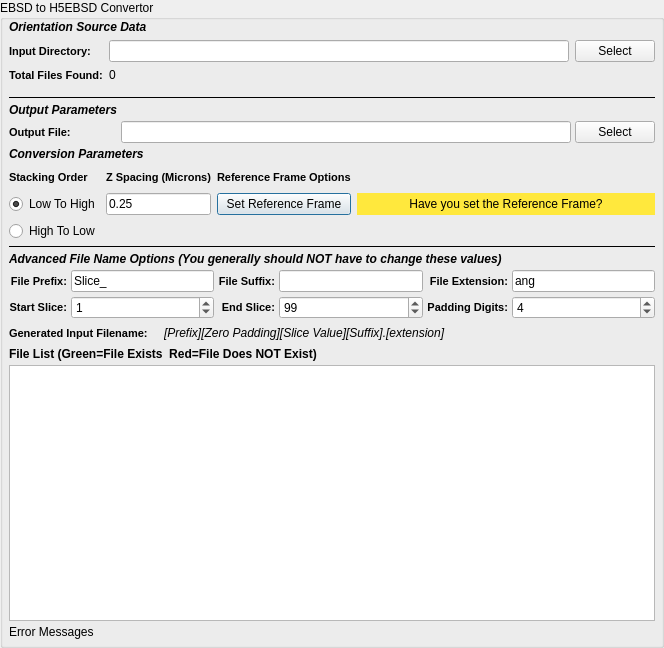
<?xml version="1.0" encoding="UTF-8"?>
<ui version="4.0">
 <class>QR3DanalyticsReaderWidget</class>
 <widget class="QFilterWidget" name="QR3DanalyticsReaderWidget">
  <property name="geometry">
   <rect>
    <x>0</x>
    <y>0</y>
    <width>664</width>
    <height>648</height>
   </rect>
  </property>
  <property name="windowTitle">
   <string>Form</string>
  </property>
  <property name="title">
   <string>EBSD to H5EBSD Convertor</string>
  </property>
  <layout class="QGridLayout" name="gridLayout_3">
   <property name="leftMargin">
    <number>6</number>
   </property>
   <property name="topMargin">
    <number>0</number>
   </property>
   <property name="rightMargin">
    <number>6</number>
   </property>
   <property name="bottomMargin">
    <number>6</number>
   </property>
   <property name="spacing">
    <number>4</number>
   </property>
   <item row="5" column="0">
    <widget class="Line" name="line_9">
     <property name="frameShadow">
      <enum>QFrame::Plain</enum>
     </property>
     <property name="orientation">
      <enum>Qt::Horizontal</enum>
     </property>
    </widget>
   </item>
   <item row="6" column="0">
    <widget class="QLabel" name="label_58">
     <property name="styleSheet">
      <string notr="true">QLabel 
{
	font-style: italic;font-weight: bold;
font-size: 12px;
}</string>
     </property>
     <property name="text">
      <string>Advanced File Name Options (You generally should NOT have to change these values)</string>
     </property>
    </widget>
   </item>
   <item row="7" column="0">
    <layout class="QGridLayout" name="gridLayout_20">
     <item row="1" column="0">
      <widget class="QLabel" name="label_50">
       <property name="styleSheet">
        <string notr="true">QLabel {
font-weight: bold;
font-size: 11px;
}</string>
       </property>
       <property name="text">
        <string>Start Slice:</string>
       </property>
       <property name="alignment">
        <set>Qt::AlignRight|Qt::AlignTrailing|Qt::AlignVCenter</set>
       </property>
      </widget>
     </item>
     <item row="1" column="1">
      <widget class="QSpinBox" name="m_ZStartIndex">
       <property name="minimumSize">
        <size>
         <width>75</width>
         <height>0</height>
        </size>
       </property>
       <property name="toolTip">
        <string>Which file index to start the import at.</string>
       </property>
       <property name="maximum">
        <number>1000000</number>
       </property>
       <property name="value">
        <number>1</number>
       </property>
      </widget>
     </item>
     <item row="1" column="2">
      <widget class="QLabel" name="label_51">
       <property name="styleSheet">
        <string notr="true">QLabel {
font-weight: bold;
font-size: 11px;
}</string>
       </property>
       <property name="text">
        <string>End Slice:</string>
       </property>
       <property name="alignment">
        <set>Qt::AlignRight|Qt::AlignTrailing|Qt::AlignVCenter</set>
       </property>
      </widget>
     </item>
     <item row="1" column="3">
      <widget class="QSpinBox" name="m_ZEndIndex">
       <property name="minimumSize">
        <size>
         <width>75</width>
         <height>0</height>
        </size>
       </property>
       <property name="toolTip">
        <string>The file index to stop the import at. (Inclusive)</string>
       </property>
       <property name="maximum">
        <number>1000000</number>
       </property>
       <property name="value">
        <number>99</number>
       </property>
      </widget>
     </item>
     <item row="1" column="4">
      <widget class="QLabel" name="label_21">
       <property name="styleSheet">
        <string notr="true">QLabel {
font-weight: bold;
font-size: 11px;
}</string>
       </property>
       <property name="text">
        <string>Padding Digits:</string>
       </property>
       <property name="alignment">
        <set>Qt::AlignRight|Qt::AlignTrailing|Qt::AlignVCenter</set>
       </property>
      </widget>
     </item>
     <item row="1" column="5">
      <widget class="QSpinBox" name="m_TotalDigits">
       <property name="toolTip">
        <string>The number of digits to allow for the slice index.</string>
       </property>
       <property name="value">
        <number>4</number>
       </property>
      </widget>
     </item>
     <item row="0" column="0">
      <widget class="QLabel" name="label_32">
       <property name="styleSheet">
        <string notr="true">QLabel {
font-weight: bold;
font-size: 11px;
}</string>
       </property>
       <property name="text">
        <string>File Prefix:</string>
       </property>
       <property name="alignment">
        <set>Qt::AlignRight|Qt::AlignTrailing|Qt::AlignVCenter</set>
       </property>
      </widget>
     </item>
     <item row="0" column="1">
      <widget class="QLineEdit" name="m_FilePrefix">
       <property name="toolTip">
        <string>The front part of the input file name</string>
       </property>
       <property name="text">
        <string>Slice_</string>
       </property>
      </widget>
     </item>
     <item row="0" column="2">
      <widget class="QLabel" name="label_13">
       <property name="styleSheet">
        <string notr="true">QLabel {
font-weight: bold;
font-size: 11px;
}</string>
       </property>
       <property name="text">
        <string>File Suffix:</string>
       </property>
       <property name="alignment">
        <set>Qt::AlignRight|Qt::AlignTrailing|Qt::AlignVCenter</set>
       </property>
      </widget>
     </item>
     <item row="0" column="3">
      <widget class="QLineEdit" name="m_FileSuffix">
       <property name="toolTip">
        <string>The part of the filename that comes AFTER the slice index</string>
       </property>
      </widget>
     </item>
     <item row="0" column="4">
      <widget class="QLabel" name="label_56">
       <property name="styleSheet">
        <string notr="true">QLabel {
font-weight: bold;
font-size: 11px;
}</string>
       </property>
       <property name="text">
        <string>File Extension:</string>
       </property>
       <property name="alignment">
        <set>Qt::AlignRight|Qt::AlignTrailing|Qt::AlignVCenter</set>
       </property>
      </widget>
     </item>
     <item row="0" column="5">
      <widget class="QLineEdit" name="m_FileExt">
       <property name="toolTip">
        <string>The file extension of the input files</string>
       </property>
       <property name="text">
        <string>ang</string>
       </property>
      </widget>
     </item>
    </layout>
   </item>
   <item row="8" column="0">
    <layout class="QHBoxLayout" name="_6">
     <item>
      <widget class="QLabel" name="label_17">
       <property name="styleSheet">
        <string notr="true">QLabel {
font-weight: bold;
font-size: 11px;
}</string>
       </property>
       <property name="text">
        <string>Generated Input Filename:</string>
       </property>
      </widget>
     </item>
     <item>
      <spacer name="horizontalSpacer_24">
       <property name="orientation">
        <enum>Qt::Horizontal</enum>
       </property>
       <property name="sizeType">
        <enum>QSizePolicy::Fixed</enum>
       </property>
       <property name="sizeHint" stdset="0">
        <size>
         <width>12</width>
         <height>20</height>
        </size>
       </property>
      </spacer>
     </item>
     <item>
      <widget class="QLabel" name="m_GeneratedFileNameExample">
       <property name="font">
        <font>
         <italic>true</italic>
        </font>
       </property>
       <property name="text">
        <string>[Prefix][Zero Padding][Slice Value][Suffix].[extension]</string>
       </property>
      </widget>
     </item>
     <item>
      <spacer name="horizontalSpacer_25">
       <property name="orientation">
        <enum>Qt::Horizontal</enum>
       </property>
       <property name="sizeHint" stdset="0">
        <size>
         <width>40</width>
         <height>20</height>
        </size>
       </property>
      </spacer>
     </item>
    </layout>
   </item>
   <item row="9" column="0">
    <widget class="QLabel" name="label_57">
     <property name="font">
      <font>
       <weight>75</weight>
       <italic>false</italic>
       <bold>true</bold>
      </font>
     </property>
     <property name="text">
      <string>File List (Green=File Exists  Red=File Does NOT Exist)</string>
     </property>
    </widget>
   </item>
   <item row="10" column="0">
    <widget class="QListWidget" name="m_FileListView">
     <property name="sizePolicy">
      <sizepolicy hsizetype="Expanding" vsizetype="MinimumExpanding">
       <horstretch>0</horstretch>
       <verstretch>0</verstretch>
      </sizepolicy>
     </property>
     <property name="toolTip">
      <string>The list of files that will be imported in the order they will be imported into the HDF5 Ebsd File</string>
     </property>
    </widget>
   </item>
   <item row="11" column="0">
    <widget class="QLabel" name="m_ErrorMessage">
     <property name="text">
      <string>Error Messages</string>
     </property>
    </widget>
   </item>
   <item row="2" column="0">
    <layout class="QGridLayout" name="gridLayout_2">
     <property name="topMargin">
      <number>0</number>
     </property>
     <property name="spacing">
      <number>6</number>
     </property>
     <item row="2" column="0">
      <widget class="QLabel" name="label_2">
       <property name="styleSheet">
        <string notr="true">QLabel {
font-weight: bold;
font-size: 11px;
}</string>
       </property>
       <property name="text">
        <string>Stacking Order</string>
       </property>
      </widget>
     </item>
     <item row="3" column="0">
      <widget class="QRadioButton" name="m_StackLowToHigh">
       <property name="text">
        <string>Low To High</string>
       </property>
       <property name="checked">
        <bool>true</bool>
       </property>
      </widget>
     </item>
     <item row="4" column="0">
      <widget class="QRadioButton" name="m_StackHighToLow">
       <property name="text">
        <string>High To Low</string>
       </property>
      </widget>
     </item>
     <item row="3" column="2">
      <widget class="QPushButton" name="m_RefFrameOptionsBtn">
       <property name="toolTip">
        <string>This will show the advanced reference frame options</string>
       </property>
       <property name="text">
        <string>Set Reference Frame</string>
       </property>
       <property name="default">
        <bool>true</bool>
       </property>
      </widget>
     </item>
     <item row="2" column="2">
      <widget class="QLabel" name="label_3">
       <property name="styleSheet">
        <string notr="true">QLabel {
font-weight: bold;
font-size: 11px;
}</string>
       </property>
       <property name="text">
        <string>Reference Frame Options</string>
       </property>
      </widget>
     </item>
     <item row="2" column="1">
      <widget class="QLabel" name="label_4">
       <property name="styleSheet">
        <string notr="true">QLabel {
font-weight: bold;
font-size: 11px;
}</string>
       </property>
       <property name="text">
        <string>Z Spacing (Microns)</string>
       </property>
      </widget>
     </item>
     <item row="3" column="1">
      <widget class="QLineEdit" name="m_zSpacing">
       <property name="sizePolicy">
        <sizepolicy hsizetype="Ignored" vsizetype="Preferred">
         <horstretch>0</horstretch>
         <verstretch>0</verstretch>
        </sizepolicy>
       </property>
       <property name="toolTip">
        <string>The spacing between each layer.</string>
       </property>
       <property name="text">
        <string>0.25</string>
       </property>
      </widget>
     </item>
     <item row="1" column="0" colspan="3">
      <widget class="QLabel" name="label_6">
       <property name="styleSheet">
        <string notr="true">QLabel 
{
font-style: italic;
font-weight: bold;
font-size: 12px;
}</string>
       </property>
       <property name="text">
        <string>Conversion Parameters</string>
       </property>
      </widget>
     </item>
     <item row="2" column="3">
      <spacer name="horizontalSpacer">
       <property name="orientation">
        <enum>Qt::Horizontal</enum>
       </property>
       <property name="sizeHint" stdset="0">
        <size>
         <width>40</width>
         <height>20</height>
        </size>
       </property>
      </spacer>
     </item>
     <item row="3" column="3">
      <widget class="QLabel" name="referenceFrameCheck">
       <property name="styleSheet">
        <string notr="true">background-color: rgb(255, 232, 61);</string>
       </property>
       <property name="text">
        <string>Have you set the Reference Frame?</string>
       </property>
       <property name="alignment">
        <set>Qt::AlignCenter</set>
       </property>
      </widget>
     </item>
    </layout>
   </item>
   <item row="0" column="0">
    <layout class="QGridLayout" name="gridLayout">
     <property name="topMargin">
      <number>0</number>
     </property>
     <property name="bottomMargin">
      <number>0</number>
     </property>
     <property name="spacing">
      <number>6</number>
     </property>
     <item row="0" column="0" colspan="3">
      <widget class="QLabel" name="label_5">
       <property name="styleSheet">
        <string notr="true">QLabel 
{
	font-style: italic;font-weight: bold;
font-size: 12px;
}</string>
       </property>
       <property name="text">
        <string>Orientation Source Data</string>
       </property>
      </widget>
     </item>
     <item row="1" column="0">
      <widget class="QLabel" name="label_29">
       <property name="toolTip">
        <string>The directory that contains the .ang or .ctf files</string>
       </property>
       <property name="styleSheet">
        <string notr="true">QLabel {
font-weight: bold;
font-size: 11px;
}</string>
       </property>
       <property name="text">
        <string>Input Directory:</string>
       </property>
      </widget>
     </item>
     <item row="1" column="1">
      <widget class="QFSDropLineEdit" name="m_InputDir"/>
     </item>
     <item row="1" column="2">
      <widget class="QPushButton" name="m_InputDirBtn">
       <property name="text">
        <string>Select</string>
       </property>
      </widget>
     </item>
     <item row="2" column="0">
      <widget class="QLabel" name="label_47">
       <property name="styleSheet">
        <string notr="true">QLabel {
font-weight: bold;
font-size: 11px;
}</string>
       </property>
       <property name="text">
        <string>Total Files Found:</string>
       </property>
      </widget>
     </item>
     <item row="2" column="1">
      <widget class="QLabel" name="m_TotalSlices">
       <property name="text">
        <string>0</string>
       </property>
      </widget>
     </item>
    </layout>
   </item>
   <item row="1" column="0">
    <layout class="QGridLayout" name="gridLayout_4">
     <property name="topMargin">
      <number>10</number>
     </property>
     <item row="1" column="0">
      <widget class="QLabel" name="label_7">
       <property name="styleSheet">
        <string notr="true">QLabel 
{
	font-style: italic;font-weight: bold;
font-size: 12px;
}</string>
       </property>
       <property name="text">
        <string>Output Parameters</string>
       </property>
      </widget>
     </item>
     <item row="2" column="0">
      <widget class="QLabel" name="label_53">
       <property name="styleSheet">
        <string>QLabel {
font-weight: bold;
font-size: 11px;
}</string>
       </property>
       <property name="text">
        <string>Output File:</string>
       </property>
      </widget>
     </item>
     <item row="2" column="1">
      <widget class="QFSDropLineEdit" name="m_OutputFile">
       <property name="toolTip">
        <string>The absolute path to the output file</string>
       </property>
      </widget>
     </item>
     <item row="2" column="2">
      <widget class="QPushButton" name="m_OutputFileBtn">
       <property name="text">
        <string>Select</string>
       </property>
      </widget>
     </item>
     <item row="0" column="0" colspan="3">
      <widget class="Line" name="line_8">
       <property name="frameShadow">
        <enum>QFrame::Plain</enum>
       </property>
       <property name="orientation">
        <enum>Qt::Horizontal</enum>
       </property>
      </widget>
     </item>
    </layout>
   </item>
  </layout>
 </widget>
 <customwidgets>
  <customwidget>
   <class>QFSDropLineEdit</class>
   <extends>QLineEdit</extends>
   <header location="global">QFSDropLineEdit.h</header>
  </customwidget>
  <customwidget>
   <class>QFilterWidget</class>
   <extends>QGroupBox</extends>
   <header location="global">QFilterWidget.h</header>
   <container>1</container>
  </customwidget>
 </customwidgets>
 <resources/>
 <connections/>
</ui>
